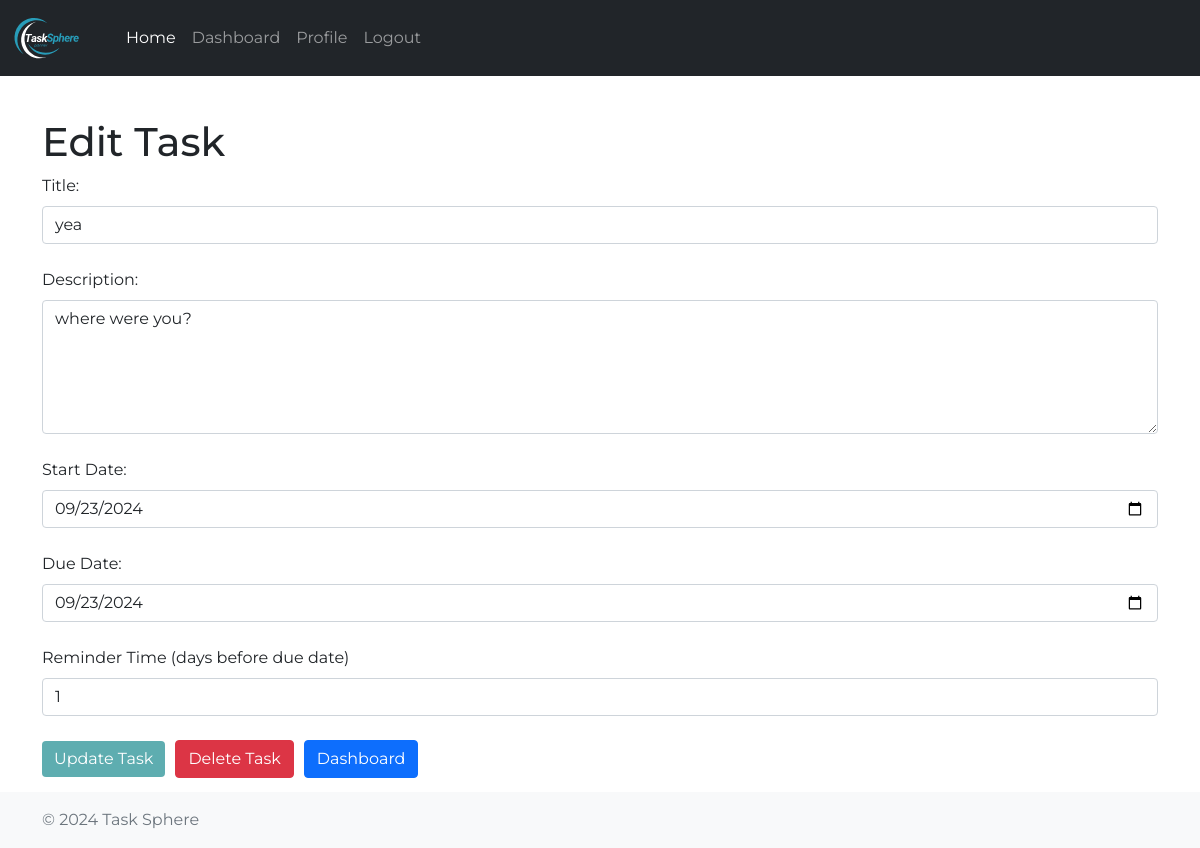
Before: /edit_task/2 (signed in) with the older database file.
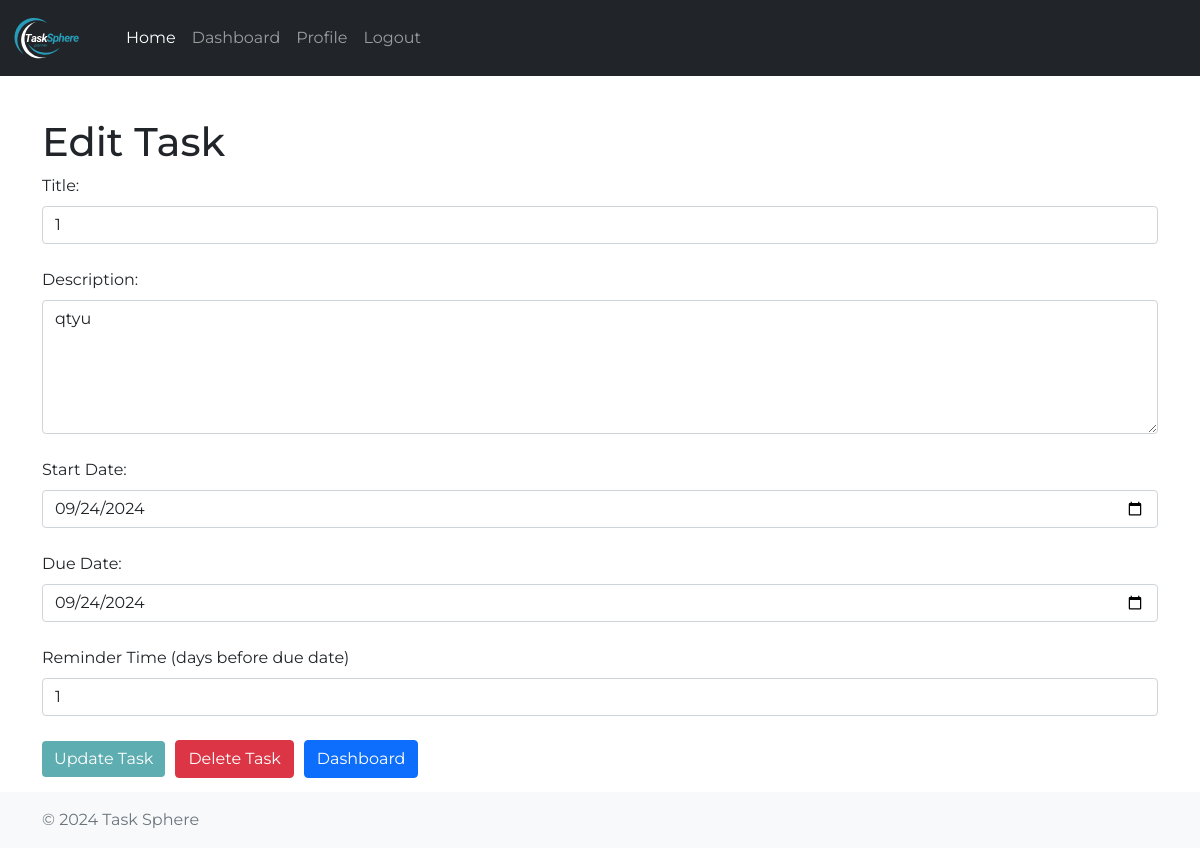
After: the same page with the newer database file.
### app/models.py (models this page shows, shortened)
class Task(db.Model):
	id = db.Column(db.Integer, primary_key=True, autoincrement=True)
	title = db.Column(db.String(100), nullable=False)
	description = db.Column(db.String(500), nullable=False)
	start_date = db.Column(db.DateTime, nullable=False, default=datetime.utcnow)
	due_date = db.Column(db.DateTime)
	completed = db.Column(db.Boolean, default=False)
	user_id = db.Column(db.Integer, db.ForeignKey('user.id'), nullable=False)
	reminders = db.relationship('Reminder', backref='task', cascade='all, delete-orphan', passive_deletes=True)

### app/routes.py (the view, shortened to what this page needs)
@auth_bp.route('/edit_task/<int:task_id>', methods=['GET', 'POST'])
@login_required
def edit_task(task_id):
	task = Task.query.get_or_404(task_id)
	if task.user_id != current_user.id:
		flash('You are not authorized to edit this task,', 'danger')
		return redirect(url_for('auth.dashboard'))
	form = TaskForm(obj=task)
	if form.errors:
		print("Form Errors:", form.errors)
	return render_template('edit_task.html', form=form, task=task)

### app/forms.py
class TaskForm(FlaskForm):
	title = StringField('Title: ', validators=[DataRequired()])
	description = StringField('Description: ', validators=[DataRequired()])
	start_date = DateTimeField('Start Date: ', format='%Y-%m-%d', validators=[DataRequired()])
	due_date = DateTimeField('Due Date: ', format='%Y-%m-%d', validators=[DataRequired()])
	completed = BooleanField('Task completed: ')
	reminder_time = IntegerField('Reminder Time (days before due date)',  default=1, validators=[DataRequired()])
	submit = SubmitField('Add Task')

### app/templates/edit_task.html (shortened to what this page needs)
{% extends 'base.html' %}
{% block content %}
<br><br>
<h1>Edit Task</h1>
<form method="post" action="{{ url_for('auth.edit_task', task_id=task.id) }}">
    <div>
            {{ form.title.label(class="form-label") }}<br>
            {{ form.title(class="form-control") }}<br>
        </div>
        <div>
            {{ form.description.label(class="form-label") }}<br>
            <textarea class="form-control" name="description" id="description" rows="5" cols="50">{{ form.description.data if form.description.data else '' }}</textarea><br>
        </div>
        <div>
            {{ form.start_date.label(class="form-label") }}<br>
            <input class="form-control" type="date" name="start_date" id="start_date" value="{{ form.start_date.data.strftime('%Y-%m-%d') if form.start_date.data else '' }}"><br>
        </div>
        <div>
            {{ form.due_date.label(class="form-label") }}<br>
            <input class="form-control" type="date" name="due_date" id="due_date" value="{{ form.due_date.data.strftime('%Y-%m-%d') if form.due_date.data else '' }}"><br>
        </div>
        <div>
            {{ form.reminder_time.label(class="form-label") }}<br>
            {{ form.reminder_time(class="form-control") }}<br>
        </div>
        <div class="d-flex justify-content-start align-items-center">
            <form method="post" action="{{ url_for('auth.edit_task', task_id=task.id) }}">
                <button class="btn bt btn-secondary" type="submit"  style="margin-right: 10px;">Update Task</button>
            </form>
            <form method="POST" action="{{ url_for('auth.delete_task', task_id=task.id) }}" style="margin-right: 10px;">
                <button class="btn btn-danger" type="submit" onclick="return confirm('Are you sure you want to delete this task?')">Delete Task</button>
            </form>
            <a href="{{ url_for('auth.dashboard') }}">
                <button class="btn btn-primary" type="button">Dashboard</button>
            </a>
        </div>
 </form>
{% endblock %}

Changed rows visible on the page:
changed Task: description "where were you?" → "qtyu"; start_date "09/23/2024" → "09/24/2024"; due_date "09/23/2024" → "09/24/2024"; title "yea" → (not shown)
Other visible differences:
form field title: (not shown) → "1"
